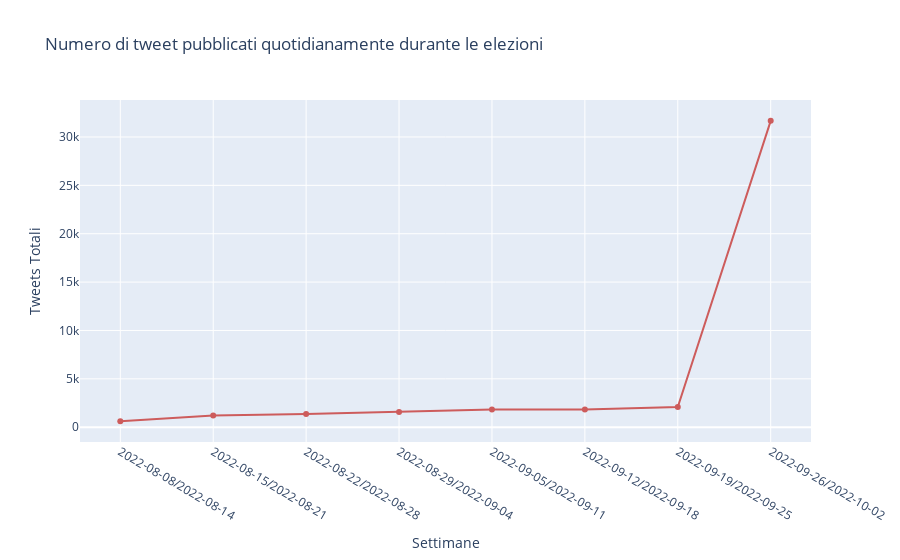

Here is the notebook cell this chart was saved with:
### Code cell
import plotly.express as px
import plotly.graph_objs as go

fig = go.Figure(data=go.Scatter(x=df_week['Settimana'].astype(dtype=str), 
                        y=df_week['tweet'],
                        marker_color='indianred', text="counts"))
fig.update_layout({"title": 'Numero di tweet pubblicati quotidianamente durante le elezioni',
                   "xaxis": {"title":"Settimane"},
                   "yaxis": {"title":"Tweets Totali"},
                   "showlegend": False})
fig.show()

### Figure 1 — Plotly figure (JSON) as saved in the notebook; plotly's stock layout.template omitted (floating-point values rounded to 4 significant figures)
{"data": [{"marker": {"color": "indianred"}, "text": "counts", "type": "scatter", "x": ["2022-08-08/2022-08-14", "2022-08-15/2022-08-21", "2022-08-22/2022-08-28", "2022-08-29/2022-09-04", "2022-09-05/2022-09-11", "2022-09-12/2022-09-18", "2022-09-19/2022-09-25", "2022-09-26/2022-10-02"], "y": [625, 1204, 1364, 1583, 1839, 1819, 2088, 31668]}], "layout": {"showlegend": false, "title": {"text": "Numero di tweet pubblicati quotidianamente durante le elezioni"}, "xaxis": {"title": {"text": "Settimane"}}, "yaxis": {"title": {"text": "Tweets Totali"}}}}
